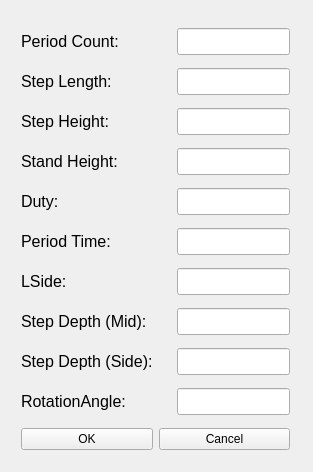
<?xml version="1.0" encoding="UTF-8"?>
<ui version="4.0">
 <class>ParamSetWindow</class>
 <widget class="QMainWindow" name="ParamSetWindow">
  <property name="geometry">
   <rect>
    <x>0</x>
    <y>0</y>
    <width>313</width>
    <height>472</height>
   </rect>
  </property>
  <property name="contextMenuPolicy">
   <enum>Qt::NoContextMenu</enum>
  </property>
  <property name="windowTitle">
   <string>Param settings</string>
  </property>
  <widget class="QWidget" name="centralWidget">
   <widget class="QWidget" name="horizontalLayoutWidget">
    <property name="geometry">
     <rect>
      <x>10</x>
      <y>10</y>
      <width>291</width>
      <height>458</height>
     </rect>
    </property>
    <layout class="QHBoxLayout" name="horizontalLayout_4">
     <item>
      <layout class="QVBoxLayout" name="verticalLayout">
       <item>
        <layout class="QHBoxLayout" name="horizontalLayout_8">
         <item>
          <widget class="QLabel" name="labelPeriodCount">
           <property name="minimumSize">
            <size>
             <width>150</width>
             <height>0</height>
            </size>
           </property>
           <property name="maximumSize">
            <size>
             <width>150</width>
             <height>16777215</height>
            </size>
           </property>
           <property name="font">
            <font>
             <pointsize>12</pointsize>
            </font>
           </property>
           <property name="text">
            <string>Period Count:</string>
           </property>
          </widget>
         </item>
         <item>
          <widget class="QLineEdit" name="lineEditPeriodCount">
           <property name="font">
            <font>
             <pointsize>12</pointsize>
            </font>
           </property>
          </widget>
         </item>
        </layout>
       </item>
       <item>
        <layout class="QHBoxLayout" name="horizontalLayout_7">
         <item>
          <widget class="QLabel" name="labelStepLength">
           <property name="minimumSize">
            <size>
             <width>150</width>
             <height>0</height>
            </size>
           </property>
           <property name="maximumSize">
            <size>
             <width>150</width>
             <height>16777215</height>
            </size>
           </property>
           <property name="font">
            <font>
             <pointsize>12</pointsize>
            </font>
           </property>
           <property name="text">
            <string>Step Length:</string>
           </property>
          </widget>
         </item>
         <item>
          <widget class="QLineEdit" name="lineEditStepLength">
           <property name="font">
            <font>
             <pointsize>12</pointsize>
            </font>
           </property>
          </widget>
         </item>
        </layout>
       </item>
       <item>
        <layout class="QHBoxLayout" name="horizontalLayout_6">
         <item>
          <widget class="QLabel" name="labelStepHeight">
           <property name="minimumSize">
            <size>
             <width>150</width>
             <height>0</height>
            </size>
           </property>
           <property name="maximumSize">
            <size>
             <width>150</width>
             <height>16777215</height>
            </size>
           </property>
           <property name="font">
            <font>
             <pointsize>12</pointsize>
            </font>
           </property>
           <property name="text">
            <string>Step Height:</string>
           </property>
          </widget>
         </item>
         <item>
          <widget class="QLineEdit" name="lineEditStepHeight">
           <property name="font">
            <font>
             <pointsize>12</pointsize>
            </font>
           </property>
          </widget>
         </item>
        </layout>
       </item>
       <item>
        <layout class="QHBoxLayout" name="horizontalLayout_5">
         <item>
          <widget class="QLabel" name="labelStandHeight">
           <property name="minimumSize">
            <size>
             <width>150</width>
             <height>0</height>
            </size>
           </property>
           <property name="maximumSize">
            <size>
             <width>150</width>
             <height>16777215</height>
            </size>
           </property>
           <property name="font">
            <font>
             <pointsize>12</pointsize>
            </font>
           </property>
           <property name="text">
            <string>Stand Height:</string>
           </property>
          </widget>
         </item>
         <item>
          <widget class="QLineEdit" name="lineEditStandHeight">
           <property name="font">
            <font>
             <pointsize>12</pointsize>
            </font>
           </property>
          </widget>
         </item>
        </layout>
       </item>
       <item>
        <layout class="QHBoxLayout" name="horizontalLayout_11">
         <item>
          <widget class="QLabel" name="labelDuty">
           <property name="minimumSize">
            <size>
             <width>150</width>
             <height>0</height>
            </size>
           </property>
           <property name="maximumSize">
            <size>
             <width>150</width>
             <height>16777215</height>
            </size>
           </property>
           <property name="font">
            <font>
             <pointsize>12</pointsize>
            </font>
           </property>
           <property name="text">
            <string>Duty:</string>
           </property>
          </widget>
         </item>
         <item>
          <widget class="QLineEdit" name="lineEditDuty">
           <property name="font">
            <font>
             <pointsize>12</pointsize>
            </font>
           </property>
          </widget>
         </item>
        </layout>
       </item>
       <item>
        <layout class="QHBoxLayout" name="horizontalLayout_9">
         <item>
          <widget class="QLabel" name="labelPeriodTime">
           <property name="minimumSize">
            <size>
             <width>150</width>
             <height>0</height>
            </size>
           </property>
           <property name="maximumSize">
            <size>
             <width>150</width>
             <height>16777215</height>
            </size>
           </property>
           <property name="font">
            <font>
             <pointsize>12</pointsize>
            </font>
           </property>
           <property name="text">
            <string>Period Time:</string>
           </property>
          </widget>
         </item>
         <item>
          <widget class="QLineEdit" name="lineEditPeriodTime">
           <property name="font">
            <font>
             <pointsize>12</pointsize>
            </font>
           </property>
          </widget>
         </item>
        </layout>
       </item>
       <item>
        <layout class="QHBoxLayout" name="horizontalLayout_10">
         <item>
          <widget class="QLabel" name="labelLSide">
           <property name="minimumSize">
            <size>
             <width>150</width>
             <height>0</height>
            </size>
           </property>
           <property name="maximumSize">
            <size>
             <width>150</width>
             <height>16777215</height>
            </size>
           </property>
           <property name="font">
            <font>
             <pointsize>12</pointsize>
            </font>
           </property>
           <property name="text">
            <string>LSide:</string>
           </property>
          </widget>
         </item>
         <item>
          <widget class="QLineEdit" name="lineEditLside">
           <property name="font">
            <font>
             <pointsize>12</pointsize>
            </font>
           </property>
          </widget>
         </item>
        </layout>
       </item>
       <item>
        <layout class="QHBoxLayout" name="horizontalLayout_2">
         <item>
          <widget class="QLabel" name="labelStepDpMid">
           <property name="minimumSize">
            <size>
             <width>150</width>
             <height>0</height>
            </size>
           </property>
           <property name="maximumSize">
            <size>
             <width>150</width>
             <height>16777215</height>
            </size>
           </property>
           <property name="font">
            <font>
             <pointsize>12</pointsize>
            </font>
           </property>
           <property name="text">
            <string>Step Depth (Mid):</string>
           </property>
          </widget>
         </item>
         <item>
          <widget class="QLineEdit" name="lineEditStepDpMid">
           <property name="font">
            <font>
             <pointsize>12</pointsize>
            </font>
           </property>
          </widget>
         </item>
        </layout>
       </item>
       <item>
        <layout class="QHBoxLayout" name="horizontalLayout_3">
         <item>
          <widget class="QLabel" name="labelStepDpSide">
           <property name="minimumSize">
            <size>
             <width>150</width>
             <height>0</height>
            </size>
           </property>
           <property name="maximumSize">
            <size>
             <width>150</width>
             <height>16777215</height>
            </size>
           </property>
           <property name="font">
            <font>
             <pointsize>12</pointsize>
            </font>
           </property>
           <property name="text">
            <string>Step Depth (Side):</string>
           </property>
          </widget>
         </item>
         <item>
          <widget class="QLineEdit" name="lineEditStepDpSide">
           <property name="font">
            <font>
             <pointsize>12</pointsize>
            </font>
           </property>
          </widget>
         </item>
        </layout>
       </item>
       <item>
        <layout class="QHBoxLayout" name="horizontalLayout_12">
         <item>
          <widget class="QLabel" name="labelRotationAngle">
           <property name="minimumSize">
            <size>
             <width>150</width>
             <height>0</height>
            </size>
           </property>
           <property name="maximumSize">
            <size>
             <width>150</width>
             <height>16777215</height>
            </size>
           </property>
           <property name="font">
            <font>
             <pointsize>12</pointsize>
            </font>
           </property>
           <property name="text">
            <string>RotationAngle:</string>
           </property>
          </widget>
         </item>
         <item>
          <widget class="QLineEdit" name="lineRotationAngle">
           <property name="font">
            <font>
             <pointsize>12</pointsize>
            </font>
           </property>
          </widget>
         </item>
        </layout>
       </item>
       <item>
        <layout class="QHBoxLayout" name="horizontalLayout">
         <item>
          <widget class="QPushButton" name="pushButton_OK">
           <property name="text">
            <string>OK</string>
           </property>
          </widget>
         </item>
         <item>
          <widget class="QPushButton" name="pushButton_cancel">
           <property name="text">
            <string>Cancel</string>
           </property>
          </widget>
         </item>
        </layout>
       </item>
      </layout>
     </item>
    </layout>
   </widget>
  </widget>
 </widget>
 <layoutdefault spacing="6" margin="11"/>
 <resources/>
 <connections/>
</ui>
